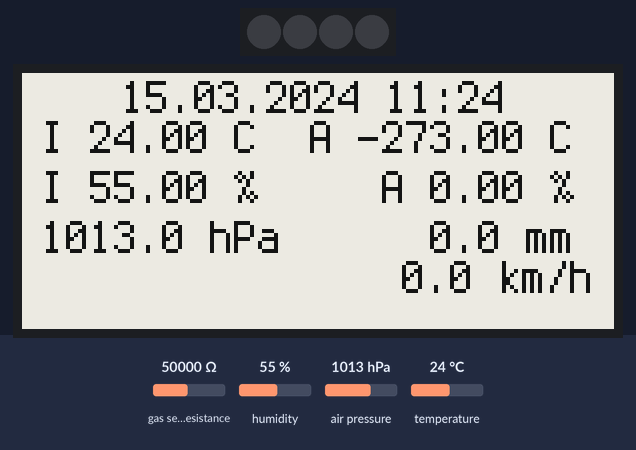
Bench run of a program on a simulated Adafruit MagTag running CircuitPython. On the bench: 4 RGB LEDs in strip order, left to right, 296×128 one-colour display. The inputs (shaded band) are chosen by the test bench; at power-on: gas sensor resistance 50000 Ω, humidity 55 %, air pressure 1013 hPa, temperature 24 °C. The clock reads 2024-03-15 10:24:30 at power-on unless the program sets it; values from a settings file that is not in the repository are placeholders; web requests get an empty 200 reply after 0.4 s; what the program prints to the serial console is not drawn.

Above: at 9.4 s.
At 96.0 s:
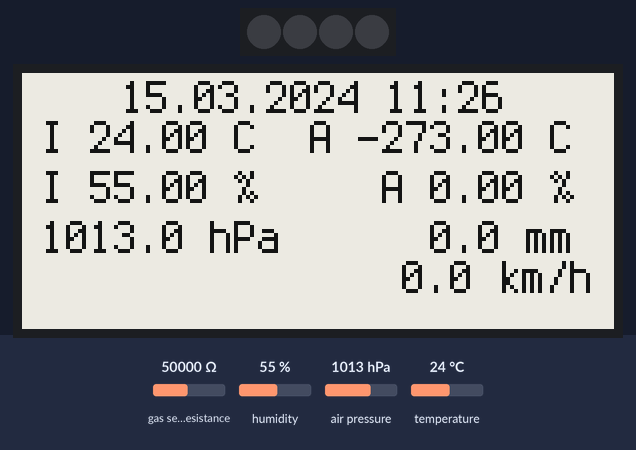

Measured:
- what the display in image 0 shows lasts 27.3 s, from 9.3 s to 36.6 s

The program:

code.py
```python
from adafruit_magtag.magtag import MagTag
import alarm
import time
import terminalio
import board
import busio
import struct
import displayio
import adafruit_bme680
import adafruit_requests
import adafruit_ntp
import rtc
import wifi
import socketpool
import ipaddress
import supervisor
import microcontroller
from watchdog import WatchDogMode
from secrets import secrets

#Set watchdog
wd          = microcontroller.watchdog
wd.timeout  = 20
wd.mode     = WatchDogMode.RESET
wd.feed()


#Define some important constants
URL_send    = "http://{}:8086/api/v2/write?org={}&bucket={}&precision=ns".format(secrets["server_ip"],secrets["influx_org"],secrets["influx_bucket"])

URL_reci    = "http://{}:8086/api/v2/query?org={}".format(secrets["server_ip"],secrets["influx_org"])

temp_query  = 'from(bucket: "wetter") |> range(start: -5m) |> filter(fn: (r) => r["_measurement"] == "{}") |> filter(fn: (r) => r["_field"] == "temperature") |> aggregateWindow(every: 5m, fn: mean, createEmpty: false) |> yield(name: "mean")'

humi_query  = 'from(bucket: "wetter") |> range(start: -5m) |> filter(fn: (r) => r["_measurement"] == "{}") |> filter(fn: (r) => r["_field"] == "humidity") |> aggregateWindow(every: 5m, fn: mean, createEmpty: false) |> yield(name: "mean")'

pres_query  = 'from(bucket: "wetter") |> range(start: -5m) |> filter(fn: (r) => r["_measurement"] == "{}") |> filter(fn: (r) => r["_field"] == "pressure") |> aggregateWindow(every: 5m, fn: mean, createEmpty: false) |> yield(name: "mean")'

wind_query  = 'from(bucket: "wetter") |> range(start: -5m) |> filter(fn: (r) => r["_measurement"] == "{}") |> filter(fn: (r) => r["_field"] == "wind_speed") |> aggregateWindow(every: 5m, fn: mean, createEmpty: false) |> yield(name: "mean")'

rain_query  = 'from(bucket: "wetter") |> range(start: -24h) |> filter(fn: (r) => r["_measurement"] == "{}") |> filter(fn: (r) => r["_field"] == "water_mm") |> aggregateWindow(every: 24h, fn: sum, createEmpty: false) |> yield(name: "sum")'

header_send = {"Authorization": "Token {}".format(secrets["influx_token"]),
                "Content-Type": "text/plain; charset=utf-8",
                "Accept": "application/json"}

header_reci = {"Authorization": "Token {}".format(secrets["influx_token"]),
                "Content-Type": "application/vnd.flux",
                "Accept": "application/csv"}

max_data    = 24
sleep_time  = 10
id_tag      = {"temp":0,
                "hum":1,
               "pres":2,
                "gas":3,
                "bat":4}

try:
    #Setup wifi
    wifi.radio.connect(secrets["ssid"], secrets["password"])
    pool = socketpool.SocketPool(wifi.radio)
    pool2= socketpool.SocketPool(wifi.radio)
    requests = adafruit_requests.Session(pool)
    wd.feed()

    ntp = adafruit_ntp.NTP(pool2,server=secrets["server_ip"],tz_offset=+1)
    print(ntp.datetime)
    rtc.RTC().datetime    = ntp.datetime

    wd.feed()
    #Set all I2C devices
    i2c         = busio.I2C(board.SCL,board.SDA,frequency=100000)
    bme         = adafruit_bme680.Adafruit_BME680_I2C(i2c)
except:
    print("Something went wrong during setup")
    supervisor.reload()
wd.feed()

#Setup MagTag
magtag = MagTag(rotation=90)

#Powersaving settings
magtag.peripherals.neopixels.fill((0,0,0))
magtag.peripherals.neopixels_disable    = True
magtag.peripherals.speaker_disable      = True

#Setup display
display     = magtag.display
group       = displayio.Group()

mid_x = magtag.graphics.display.width // 2 - 1
magtag.add_text( #Temperature inside
    text_font=terminalio.FONT,
    text_scale=2,
    text_position=(10,20),
    text_anchor_point=(0,0),
    is_data=False
)
magtag.add_text( #Humidity inside
    text_font=terminalio.FONT,
    text_position=(10,45),
    text_scale=2,
    text_anchor_point=(0,0),
    is_data=False
)
magtag.add_text( #Pressure inside
    text_font=terminalio.FONT,
    text_position=(10,70),
    text_scale=2,
    text_anchor_point=(0,0),
    is_data=False
)
magtag.add_text( #Temperature outside
    text_font=terminalio.FONT,
    text_position=(magtag.graphics.display.width-20,20),
    text_scale=2,
    text_anchor_point=(1,0),
    is_data=False
)
magtag.add_text( #Humidity outside
    text_font=terminalio.FONT,
    text_position=(magtag.graphics.display.width-20,45),
    text_scale=2,
    text_anchor_point=(1,0),
    is_data=False
)
magtag.add_text( #Rain outside
    text_font=terminalio.FONT,
    text_position=(magtag.graphics.display.width-20,70),
    text_scale=2,
    text_anchor_point=(1,0),
    is_data=False
)
magtag.add_text( #Wind outside
    text_font=terminalio.FONT,
    text_position=(magtag.graphics.display.width-10,90),
    text_scale=2,
    text_anchor_point=(1,0),
    is_data=False
)
magtag.add_text( #Date and time
    text_font=terminalio.FONT,
    text_scale=2,
    text_position=(50,00),
    text_anchor_point=(0,0),
    is_data=False
)
wd.feed()

#Initial read
for i in range(3):
    temp        = bme.temperature
    hum         = bme.humidity
    pres        = bme.pressure
    gas         = bme.gas
    time.sleep(1)
    wd.feed()

def set_text():
    try:
        I_data  = requests.post(URL_reci,headers=header_reci,data=temp_query.format("esszimmer"),timeout=2).content
        I_data  = I_data.decode("ascii").split(",")
        temp_I      = float(I_data[-4])
    except:
        temp_I      = temp
    magtag.set_text("I {:.02f} C".format(temp_I),     auto_refresh = False,index=0)

    try:
        I_data  = requests.post(URL_reci,headers=header_reci,data=humi_query.format("esszimmer"),timeout=2).content
        I_data  = I_data.decode("ascii").split(",")
        hum_I       = float(I_data[-4])
    except:
        hum_I       = hum
    magtag.set_text("I {:.02f} %".format(hum_I),      auto_refresh = False,index=1)

    try:
        I_data  = requests.post(URL_reci,headers=header_reci,data=pres_query.format("esszimmer"),timeout=2).content
        I_data  = I_data.decode("ascii").split(",")
        pres_I      = float(I_data[-4])
    except:
        pres_I      = pres
    magtag.set_text("{:.01f} hPa".format(pres_I),   auto_refresh = False,index=2)

    try:
        A_data  = requests.post(URL_reci,headers=header_reci,data=temp_query.format("draussen"),timeout=2).content
        A_data  = A_data.decode("ascii").split(",")
        temp_A      = float(A_data[-4])
    except:
        temp_A      = -273.0
    magtag.set_text("A {:.02f} C".format(temp_A),     auto_refresh = False,index=3)

    try:
        A_data  = requests.post(URL_reci,headers=header_reci,data=humi_query.format("draussen"),timeout=2).content
        A_data  = A_data.decode("ascii").split(",")
        hum_A       = float(A_data[-4])
    except:
        hum_A       = 0.0
    magtag.set_text("A {:.02f} %".format(hum_A),      auto_refresh = False,index=4)

    try:
        A_data  = requests.post(URL_reci,headers=header_reci,data=rain_query.format("draussen"),timeout=2).content
        A_data  = A_data.decode("ascii").split(",")
        rain_A      = float(A_data[-4])
    except:
        rain_A      = 0.0
    magtag.set_text("{:.01f} mm".format(rain_A),   auto_refresh = False,index=5)

    try:
        A_data  = requests.post(URL_reci,headers=header_reci,data=wind_query.format("draussen"),timeout=2).content
        A_data  = A_data.decode("ascii").split(",")
        wind_A  = float(A_data[-4])*3.6
    except:
        wind_A      = 0.0
    magtag.set_text("{:.01f} km/h".format(wind_A),   auto_refresh = False,index=6)

    now         = rtc.RTC().datetime
    magtag.set_text("{:02d}.{:02d}.{:d} {:02d}:{:02d}".format(now.tm_mday,now.tm_mon,now.tm_year,now.tm_hour,now.tm_min),   auto_refresh = False,index=7)

set_text()
magtag.refresh()

last_sec    = time.monotonic()

wd.feed()
while True:
    if last_sec+2 <= time.monotonic():
        last_sec = time.monotonic()
        #Read current state of device
        try:
            temp        = bme.temperature
            hum         = bme.humidity
            pres        = bme.pressure
            gas         = bme.gas
        except:
            print("I2C problems")
            supervisor.reload()

        data        = "{},sensor_id=BME680 temperature={},humidity={},pressure={},gas={} ".format(secrets["influx_name"],temp,hum,pres,gas)
        try:
            requests.post(URL_send,headers=header_send,data=data,timeout=2)
        except:
            print("HTTP POST went wrong")
            supervisor.reload()

        #write the data to display
        if  rtc.RTC().datetime.tm_sec >= 0 and \
            rtc.RTC().datetime.tm_sec <= 2:
            set_text()
            magtag.refresh()

        print(time.monotonic(),data)

    wd.feed()
    time.sleep(0.1)
```
